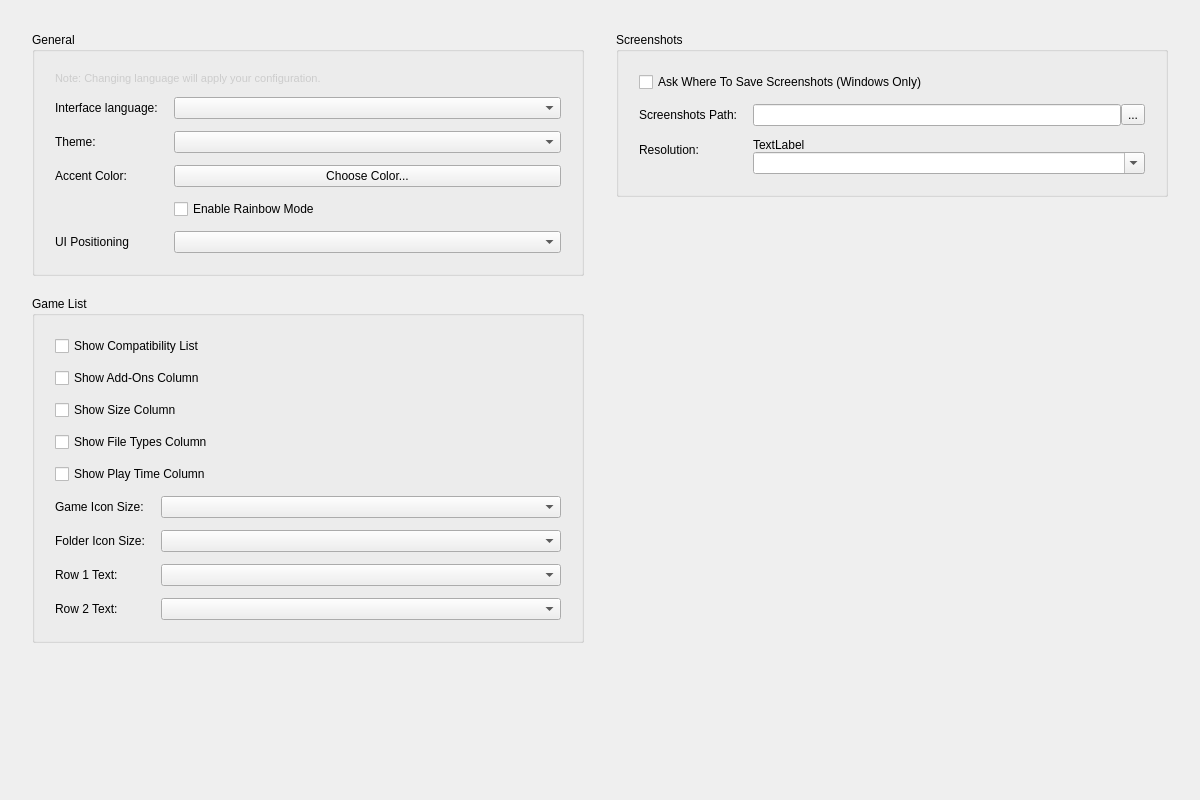
<?xml version="1.0" encoding="UTF-8"?>
<ui version="4.0">
    <class>ConfigureUi</class>
    <widget class="QWidget" name="ConfigureUi">
        <property name="geometry">
            <rect>
                <x>0</x>
                <y>0</y>
                <width>1200</width>
                <height>800</height>
            </rect>
        </property>
        <property name="minimumSize">
            <size>
                <width>700</width>
                <height>600</height>
            </size>
        </property>
        <property name="windowTitle">
            <string>Form</string>
        </property>
        <property name="accessibleName">
            <string>UI</string>
        </property>
        <property name="styleSheet">
            <string>/* This stylesheet is a template. Placeholders like %%ACCENT_COLOR%% are replaced in C++. */</string>
        </property>
        <layout class="QHBoxLayout" name="mainHorizontalLayout">
            <property name="spacing">
                <number>32</number>
            </property>
            <property name="leftMargin">
                <number>32</number>
            </property>
            <property name="topMargin">
                <number>32</number>
            </property>
            <property name="rightMargin">
                <number>32</number>
            </property>
            <property name="bottomMargin">
                <number>32</number>
            </property>
            <item>
                <layout class="QVBoxLayout" name="leftColumnLayout">
                    <property name="spacing">
                        <number>20</number>
                    </property>
                    <item>
                        <widget class="QGroupBox" name="general_groupBox">
                            <property name="sizePolicy">
                                <sizepolicy hsizetype="MinimumExpanding" vsizetype="Preferred">
                                    <horstretch>0</horstretch>
                                    <verstretch>0</verstretch>
                                </sizepolicy>
                            </property>
                            <property name="title">
                                <string>General</string>
                            </property>
                            <layout class="QFormLayout" name="generalFormLayout">
                                <property name="horizontalSpacing">
                                    <number>16</number>
                                </property>
                                <property name="verticalSpacing">
                                    <number>12</number>
                                </property>
                                <property name="leftMargin">
                                    <number>20</number>
                                </property>
                                <property name="topMargin">
                                    <number>20</number>
                                </property>
                                <property name="rightMargin">
                                    <number>20</number>
                                </property>
                                <property name="bottomMargin">
                                    <number>20</number>
                                </property>
                                <item row="0" column="0" colspan="2">
                                    <widget class="QLabel" name="label_change_language_info">
                                        <property name="text">
                                            <string>Note: Changing language will apply your configuration.</string>
                                        </property>
                                        <property name="wordWrap">
                                            <bool>true</bool>
                                        </property>
                                        <property name="styleSheet">
                                            <string>color: #cccccc; font-size: 11px;</string>
                                        </property>
                                    </widget>
                                </item>
                                <item row="1" column="0">
                                    <widget class="QLabel" name="language_label">
                                        <property name="text">
                                            <string>Interface language:</string>
                                        </property>
                                    </widget>
                                </item>
                                <item row="1" column="1">
                                    <widget class="QComboBox" name="language_combobox">
                                        <property name="sizePolicy">
                                            <sizepolicy hsizetype="Expanding" vsizetype="Fixed">
                                                <horstretch>0</horstretch>
                                                <verstretch>0</verstretch>
                                            </sizepolicy>
                                        </property>
                                    </widget>
                                </item>
                                <item row="2" column="0">
                                    <widget class="QLabel" name="theme_label">
                                        <property name="text">
                                            <string>Theme:</string>
                                        </property>
                                    </widget>
                                </item>
                                <item row="2" column="1">
                                    <widget class="QComboBox" name="theme_combobox">
                                        <property name="sizePolicy">
                                            <sizepolicy hsizetype="Expanding" vsizetype="Fixed">
                                                <horstretch>0</horstretch>
                                                <verstretch>0</verstretch>
                                            </sizepolicy>
                                        </property>
                                    </widget>
                                </item>
                                <item row="3" column="0">
                                    <widget class="QLabel" name="accentColorLabel">
                                        <property name="text">
                                            <string>Accent Color:</string>
                                        </property>
                                    </widget>
                                </item>
                                <item row="3" column="1">
                                    <widget class="QPushButton" name="accentColorButton">
                                        <property name="text">
                                            <string>Choose Color...</string>
                                        </property>
                                    </widget>
                                </item>
                                <item row="4" column="1">
                                    <widget class="QCheckBox" name="rainbowModeCheckBox">
                                        <property name="text">
                                            <string>Enable Rainbow Mode</string>
                                        </property>
                                    </widget>
                                </item>
                                <item row="5" column="0">
                                    <widget class="QLabel" name="label">
                                        <property name="text">
                                            <string>UI Positioning</string>
                                        </property>
                                    </widget>
                                </item>
                                <item row="5" column="1">
                                    <widget class="QComboBox" name="ui_positioning_combo">
                                        <property name="sizePolicy">
                                            <sizepolicy hsizetype="Expanding" vsizetype="Fixed">
                                                <horstretch>0</horstretch>
                                                <verstretch>0</verstretch>
                                            </sizepolicy>
                                        </property>
                                    </widget>
                                </item>
                            </layout>
                        </widget>
                    </item>
                    <item>
                        <widget class="QGroupBox" name="GameListGroupBox">
                            <property name="sizePolicy">
                                <sizepolicy hsizetype="MinimumExpanding" vsizetype="Preferred">
                                    <horstretch>0</horstretch>
                                    <verstretch>0</verstretch>
                                </sizepolicy>
                            </property>
                            <property name="title">
                                <string>Game List</string>
                            </property>
                            <layout class="QFormLayout" name="gameListFormLayout">
                                <property name="horizontalSpacing">
                                    <number>16</number>
                                </property>
                                <property name="verticalSpacing">
                                    <number>12</number>
                                </property>
                                <property name="leftMargin">
                                    <number>20</number>
                                </property>
                                <property name="topMargin">
                                    <number>20</number>
                                </property>
                                <property name="rightMargin">
                                    <number>20</number>
                                </property>
                                <property name="bottomMargin">
                                    <number>20</number>
                                </property>
                                <item row="0" column="0" colspan="2">
                                    <widget class="QCheckBox" name="show_compat">
                                        <property name="text">
                                            <string>Show Compatibility List</string>
                                        </property>
                                    </widget>
                                </item>
                                <item row="1" column="0" colspan="2">
                                    <widget class="QCheckBox" name="show_add_ons">
                                        <property name="text">
                                            <string>Show Add-Ons Column</string>
                                        </property>
                                    </widget>
                                </item>
                                <item row="2" column="0" colspan="2">
                                    <widget class="QCheckBox" name="show_size">
                                        <property name="text">
                                            <string>Show Size Column</string>
                                        </property>
                                    </widget>
                                </item>
                                <item row="3" column="0" colspan="2">
                                    <widget class="QCheckBox" name="show_types">
                                        <property name="text">
                                            <string>Show File Types Column</string>
                                        </property>
                                    </widget>
                                </item>
                                <item row="4" column="0" colspan="2">
                                    <widget class="QCheckBox" name="show_play_time">
                                        <property name="text">
                                            <string>Show Play Time Column</string>
                                        </property>
                                    </widget>
                                </item>
                                <item row="5" column="0">
                                    <widget class="QLabel" name="game_icon_size_label">
                                        <property name="text">
                                            <string>Game Icon Size:</string>
                                        </property>
                                    </widget>
                                </item>
                                <item row="5" column="1">
                                    <widget class="QComboBox" name="game_icon_size_combobox">
                                        <property name="sizePolicy">
                                            <sizepolicy hsizetype="Expanding" vsizetype="Fixed">
                                                <horstretch>0</horstretch>
                                                <verstretch>0</verstretch>
                                            </sizepolicy>
                                        </property>
                                    </widget>
                                </item>
                                <item row="6" column="0">
                                    <widget class="QLabel" name="folder_icon_size_label">
                                        <property name="text">
                                            <string>Folder Icon Size:</string>
                                        </property>
                                    </widget>
                                </item>
                                <item row="6" column="1">
                                    <widget class="QComboBox" name="folder_icon_size_combobox">
                                        <property name="sizePolicy">
                                            <sizepolicy hsizetype="Expanding" vsizetype="Fixed">
                                                <horstretch>0</horstretch>
                                                <verstretch>0</verstretch>
                                            </sizepolicy>
                                        </property>
                                    </widget>
                                </item>
                                <item row="7" column="0">
                                    <widget class="QLabel" name="row_1_label">
                                        <property name="text">
                                            <string>Row 1 Text:</string>
                                        </property>
                                    </widget>
                                </item>
                                <item row="7" column="1">
                                    <widget class="QComboBox" name="row_1_text_combobox">
                                        <property name="sizePolicy">
                                            <sizepolicy hsizetype="Expanding" vsizetype="Fixed">
                                                <horstretch>0</horstretch>
                                                <verstretch>0</verstretch>
                                            </sizepolicy>
                                        </property>
                                    </widget>
                                </item>
                                <item row="8" column="0">
                                    <widget class="QLabel" name="row_2_label">
                                        <property name="text">
                                            <string>Row 2 Text:</string>
                                        </property>
                                    </widget>
                                </item>
                                <item row="8" column="1">
                                    <widget class="QComboBox" name="row_2_text_combobox">
                                        <property name="sizePolicy">
                                            <sizepolicy hsizetype="Expanding" vsizetype="Fixed">
                                                <horstretch>0</horstretch>
                                                <verstretch>0</verstretch>
                                            </sizepolicy>
                                        </property>
                                    </widget>
                                </item>
                            </layout>
                        </widget>
                    </item>
                    <item>
                        <spacer name="leftVerticalSpacer">
                            <property name="orientation">
                                <enum>Qt::Vertical</enum>
                            </property>
                            <property name="sizeHint" stdset="0">
                                <size>
                                    <width>20</width>
                                    <height>40</height>
                                </size>
                            </property>
                        </spacer>
                    </item>
                </layout>
            </item>
            <item>
                <layout class="QVBoxLayout" name="rightColumnLayout">
                    <property name="spacing">
                        <number>20</number>
                    </property>
                    <item>
                        <widget class="QGroupBox" name="screenshots_GroupBox">
                            <property name="sizePolicy">
                                <sizepolicy hsizetype="MinimumExpanding" vsizetype="Preferred">
                                    <horstretch>0</horstretch>
                                    <verstretch>0</verstretch>
                                </sizepolicy>
                            </property>
                            <property name="title">
                                <string>Screenshots</string>
                            </property>
                            <layout class="QFormLayout" name="screenshotsFormLayout">
                                <property name="horizontalSpacing">
                                    <number>16</number>
                                </property>
                                <property name="verticalSpacing">
                                    <number>12</number>
                                </property>
                                <property name="leftMargin">
                                    <number>20</number>
                                </property>
                                <property name="topMargin">
                                    <number>20</number>
                                </property>
                                <property name="rightMargin">
                                    <number>20</number>
                                </property>
                                <property name="bottomMargin">
                                    <number>20</number>
                                </property>
                                <item row="0" column="0" colspan="2">
                                    <widget class="QCheckBox" name="enable_screenshot_save_as">
                                        <property name="text">
                                            <string>Ask Where To Save Screenshots (Windows Only)</string>
                                        </property>
                                    </widget>
                                </item>
                                <item row="1" column="0">
                                    <widget class="QLabel" name="screenshot_path_label">
                                        <property name="text">
                                            <string>Screenshots Path:</string>
                                        </property>
                                    </widget>
                                </item>
                                <item row="1" column="1">
                                    <layout class="QHBoxLayout" name="screenshotPathLayout">
                                        <item>
                                            <widget class="QLineEdit" name="screenshot_path_edit">
                                                <property name="sizePolicy">
                                                    <sizepolicy hsizetype="Expanding" vsizetype="Fixed">
                                                        <horstretch>0</horstretch>
                                                        <verstretch>0</verstretch>
                                                    </sizepolicy>
                                                </property>
                                            </widget>
                                        </item>
                                        <item>
                                            <widget class="QToolButton" name="screenshot_path_button">
                                                <property name="text">
                                                    <string>...</string>
                                                </property>
                                            </widget>
                                        </item>
                                    </layout>
                                </item>
                                <item row="2" column="0">
                                    <widget class="QLabel" name="resolution_label">
                                        <property name="text">
                                            <string>Resolution:</string>
                                        </property>
                                    </widget>
                                </item>
                                <item row="2" column="1">
                                    <layout class="QVBoxLayout" name="resolutionLayout">
                                        <item>
                                            <widget class="QLabel" name="screenshot_width">
                                                <property name="text">
                                                    <string>TextLabel</string>
                                                </property>
                                                <property name="alignment">
                                                    <set>Qt::AlignLeading|Qt::AlignLeft|Qt::AlignVCenter</set>
                                                </property>
                                                <property name="wordWrap">
                                                    <bool>true</bool>
                                                </property>
                                            </widget>
                                        </item>
                                        <item>
                                            <widget class="QComboBox" name="screenshot_height">
                                                <property name="sizePolicy">
                                                    <sizepolicy hsizetype="MinimumExpanding" vsizetype="Fixed">
                                                        <horstretch>0</horstretch>
                                                        <verstretch>0</verstretch>
                                                    </sizepolicy>
                                                </property>
                                                <property name="editable">
                                                    <bool>true</bool>
                                                </property>
                                            </widget>
                                        </item>
                                    </layout>
                                </item>
                            </layout>
                        </widget>
                    </item>
                    <item>
                        <spacer name="rightVerticalSpacer">
                            <property name="orientation">
                                <enum>Qt::Vertical</enum>
                            </property>
                            <property name="sizeHint" stdset="0">
                                <size>
                                    <width>20</width>
                                    <height>40</height>
                                </size>
                            </property>
                        </spacer>
                    </item>
                </layout>
            </item>
        </layout>
    </widget>
    <resources/>
    <connections/>
</ui>
